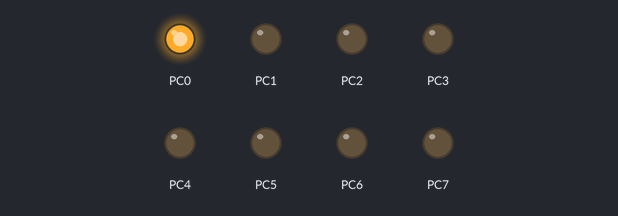
A program run on a simulated ATmega32, built with avr-gcc and emulated at 16 MHz. Parts: output pins drawn as LEDs (lit = HIGH).

Above: at 0.05 s.
At 0.55 s:
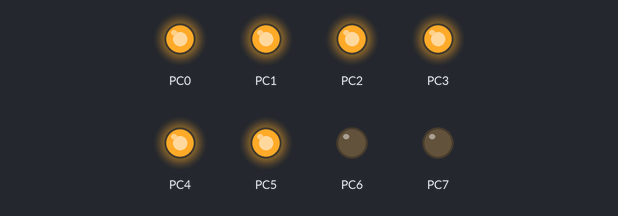
At 0.85 s:
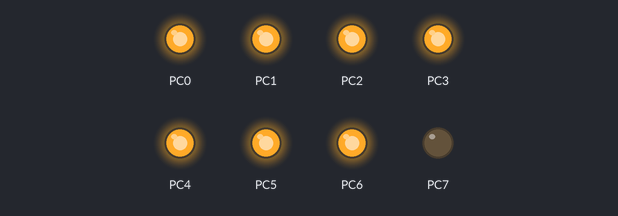
At 1.75 s:
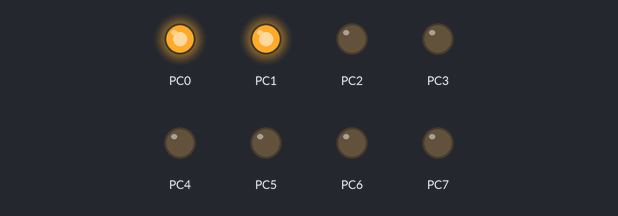
At 2.65 s:
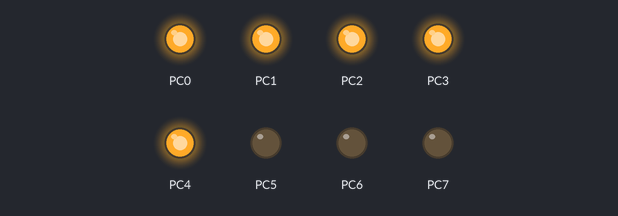
At 3.55 s:
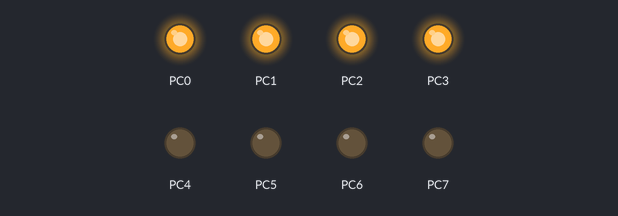
Timing chart, 0 to 3.9 s (numbered marks = the images above):
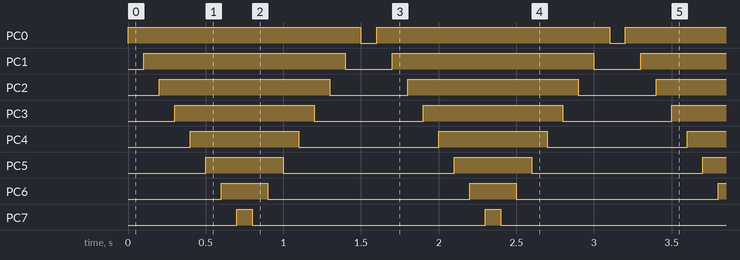

Measured:
- by itself, PC0: alternates HIGH for 1.5 s and LOW for 0.10 s
- by itself, PC1: alternates HIGH for 1.3 s and LOW for 0.30 s
- by itself, PC2: alternates HIGH for 1.1 s and LOW for 0.50 s
- by itself, PC3: alternates HIGH for 0.90 s and LOW for 0.70 s
- by itself, PC4: alternates HIGH for 0.70 s and LOW for 0.90 s
- by itself, PC5: alternates HIGH for 0.50 s and LOW for 1.1 s
- by itself, PC6: alternates HIGH for 0.30 s and LOW for 1.3 s
- by itself, PC7: alternates HIGH for 0.10 s and LOW for 1.5 s

The program:

main.c
```c
#define F_CPU 16000000UL
#include <avr/io.h>
#include <util/delay.h>
int main(void)
{
	DDRC |= 0xFF;

	while(1){
		for (int i=0; i<8 ; i++)
		{
			PORTC |= (1<<i);
			_delay_ms (100);

		}

		for (int j=7; j>=0; j--)
		{
			PORTC &= ~(1<<j);
			_delay_ms (100);
					}


	}
	return 0;
}
```
